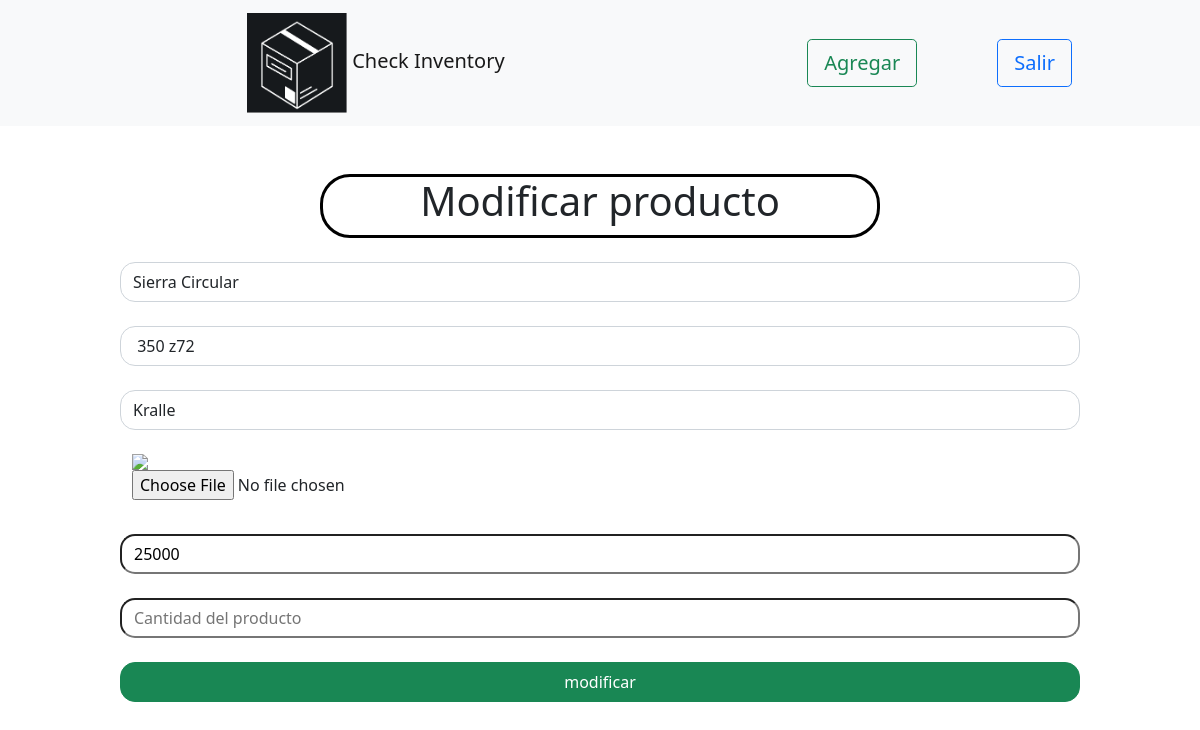
The page /Inventory/administrador/editar.php?id=1 (signed in) on the database its author committed.
### tables this page shows
CREATE TABLE `productos` (
  `id` int(10) NOT NULL,
  `Producto` varchar(100) NOT NULL,
  `Descripcion` varchar(100) NOT NULL,
  `Marca` varchar(80) NOT NULL,
  `Foto` longblob NOT NULL,
  `Precio` int(20) NOT NULL,
  `Cantidad` int(11) NOT NULL
);

### Inventory/administrador/editar.php (the view, shortened to what this page needs)
<?php
$dbhost= "localhost";
$dbuser ="root";
$dbpass ="";
$dbname = "checkinventory";
$conn= mysqli_connect($dbhost, $dbuser, $dbpass, $dbname);
$id= $_REQUEST['id'];
$modificar= "SELECT * FROM productos WHERE id='$id' ";
$m = $conn->query($modificar);
$dato = $m->fetch_array();
?>
<!doctype html>
<html lang="en">
  <head>
<link rel="stylesheet" href="style.css">
    <link href="https://cdn.jsdelivr.net/npm/bootstrap@5.1.3/dist/css/bootstrap.min.css" rel="stylesheet">
  </head>
  <body>
    <body>
        <nav class="navbar navbar-expand-lg navbar-light bg-light">
            <div class="container-fluid">
                <a class="navbar-brand" href="../../Home/home.html">
                    <img
                      src="../../img/logo check inventory.png"
                      alt=""
                      width="100"
                      height="100"
                      class="d-inline-block align-text-center logo-image"
                    />
                    Check Inventory
                  </a>
                </div>
                <div class="d-flex">
                 <a href="insertar.php"> <button class="btn btn-lg btn-outline-success" type="submit">Agregar</button></a>
                  <button
                  type="button"
                  class="btn btn-lg btn-outline-primary "
                >
                  Salir
                </button>
            </div>
          </nav>
          <div class="titulo">
              <h1>Modificar producto</h1>
          </div>
         <form action="<?php echo $_SERVER['PHP_SELF'] ?>" method="post" enctype="multipart/form-data">
        <div class="row">
            <input type="text" name="Producto" value="<?php echo $dato['Producto']?>" class="form-control" placeholder="Nombre del producto" required>
        </div>
        <div class="row">
            <input type="text" name="Descripcion" value="<?php echo $dato['Descripcion']?>" class="form-control" placeholder="Descripcion del producto" required>
        </div>
        <div class="row">
            <input type="text" name="Marca" value="<?php echo $dato['Marca']?>" class="form-control" placeholder="Marca" required>
        </div>
        <div class="row">
        <img  width="100px" />
        <input type="file" name="Foto">
        </div>
        <div class="row">
           <input type="number" name="Precio" value="<?php echo $dato['Precio']?>" placeholder="Precio del producto" required>
        </div>
        <div class="row">
        <br>
           <input type="number" name="Cantidad"  placeholder="Cantidad del producto" required>
        </div>
        <div class="row">
            <input type="submit" name="modificar" value="modificar" class="btn btn-success " >
        </div>
        </form>
  </body>
</html>

### Inventory/administrador/style.css (style rules this page uses)
.navbar-brand { margin-left: 30%; }
.d-flex { margin-right: 3rem; }
.btn { margin-right: 5rem !important; }
.titulo { margin-top: 3rem !important; width: 35rem !important; height: 4rem !important; margin: 0 auto; }
h1 { height: 4rem !important; border-style: solid !important; border-color: black !important; border-radius: 30px !important; text-align: center; }
.row { margin-left: 10% !important; width: 80% !important; margin-top: 1.5rem !important; }
input { height: 2.5rem; border-radius: 15px !important; }

### rows shown on the page
productos: Producto "Sierra Circular", Descripcion "350 z72", Marca "Kralle", Precio "25000"
